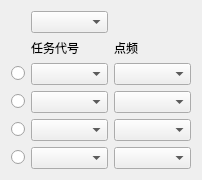
<?xml version="1.0" encoding="UTF-8"?>
<ui version="4.0">
 <class>CKTaskWorkModeTaskCodeSelectWidget</class>
 <widget class="QWidget" name="CKTaskWorkModeTaskCodeSelectWidget">
  <property name="geometry">
   <rect>
    <x>0</x>
    <y>0</y>
    <width>202</width>
    <height>172</height>
   </rect>
  </property>
  <property name="windowTitle">
   <string>Form</string>
  </property>
  <layout class="QHBoxLayout" name="horizontalLayout">
   <item>
    <layout class="QGridLayout" name="gridLayout">
     <item row="0" column="1">
      <widget class="QComboBox" name="ckWorkModeCombo"/>
     </item>
     <item row="1" column="1">
      <widget class="QLabel" name="label_4">
       <property name="sizePolicy">
        <sizepolicy hsizetype="Preferred" vsizetype="Fixed">
         <horstretch>0</horstretch>
         <verstretch>0</verstretch>
        </sizepolicy>
       </property>
       <property name="text">
        <string>任务代号</string>
       </property>
       <property name="alignment">
        <set>Qt::AlignLeading|Qt::AlignLeft|Qt::AlignVCenter</set>
       </property>
      </widget>
     </item>
     <item row="1" column="2">
      <widget class="QLabel" name="label_5">
       <property name="text">
        <string>点频</string>
       </property>
       <property name="alignment">
        <set>Qt::AlignLeading|Qt::AlignLeft|Qt::AlignVCenter</set>
       </property>
      </widget>
     </item>
     <item row="2" column="1">
      <widget class="QComboBox" name="ckTaskCodeCombo1"/>
     </item>
     <item row="2" column="2">
      <widget class="QComboBox" name="ckPointFreqCombo1"/>
     </item>
     <item row="3" column="1">
      <widget class="QComboBox" name="ckTaskCodeCombo2"/>
     </item>
     <item row="3" column="2">
      <widget class="QComboBox" name="ckPointFreqCombo2"/>
     </item>
     <item row="4" column="1">
      <widget class="QComboBox" name="ckTaskCodeCombo3"/>
     </item>
     <item row="4" column="2">
      <widget class="QComboBox" name="ckPointFreqCombo3"/>
     </item>
     <item row="5" column="1">
      <widget class="QComboBox" name="ckTaskCodeCombo4"/>
     </item>
     <item row="5" column="2">
      <widget class="QComboBox" name="ckPointFreqCombo4"/>
     </item>
     <item row="2" column="0">
      <widget class="QRadioButton" name="ckTargetRadioBtn1">
       <property name="sizePolicy">
        <sizepolicy hsizetype="Fixed" vsizetype="Fixed">
         <horstretch>0</horstretch>
         <verstretch>0</verstretch>
        </sizepolicy>
       </property>
       <property name="layoutDirection">
        <enum>Qt::RightToLeft</enum>
       </property>
       <property name="text">
        <string/>
       </property>
       <property name="iconSize">
        <size>
         <width>16</width>
         <height>16</height>
        </size>
       </property>
      </widget>
     </item>
     <item row="3" column="0">
      <widget class="QRadioButton" name="ckTargetRadioBtn2">
       <property name="layoutDirection">
        <enum>Qt::RightToLeft</enum>
       </property>
       <property name="text">
        <string/>
       </property>
      </widget>
     </item>
     <item row="4" column="0">
      <widget class="QRadioButton" name="ckTargetRadioBtn3">
       <property name="layoutDirection">
        <enum>Qt::RightToLeft</enum>
       </property>
       <property name="text">
        <string/>
       </property>
      </widget>
     </item>
     <item row="5" column="0">
      <widget class="QRadioButton" name="ckTargetRadioBtn4">
       <property name="layoutDirection">
        <enum>Qt::RightToLeft</enum>
       </property>
       <property name="text">
        <string/>
       </property>
      </widget>
     </item>
    </layout>
   </item>
  </layout>
 </widget>
 <resources/>
 <connections/>
</ui>
